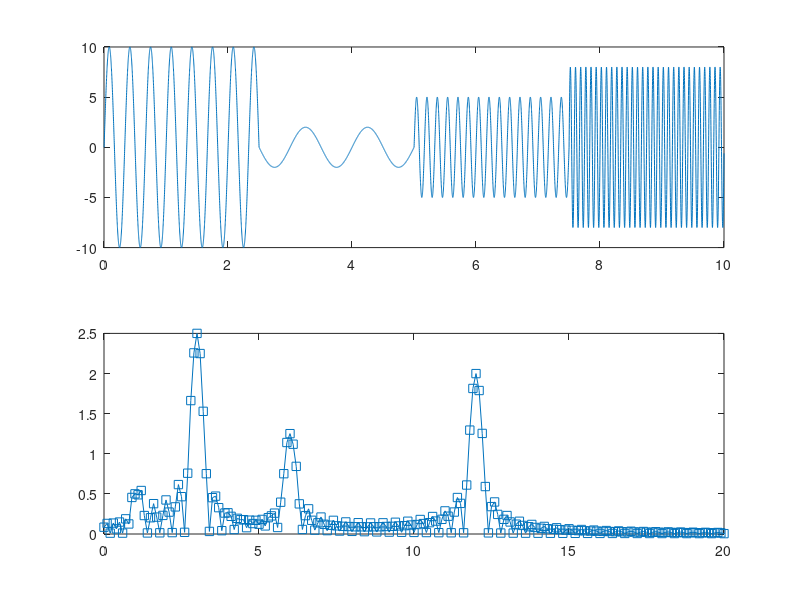
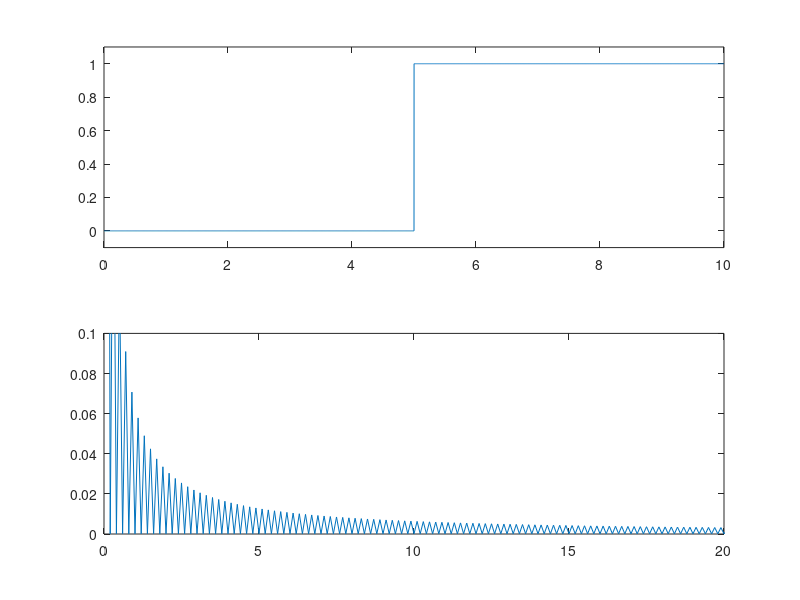

Write MATLAB code to recreate these figures, in order.
% Sharp non-stationarities on power spectra

% sharp transitions
a = [10 2 5 8];
f = [3 1 6 12];

srate = 1000;
t = 0:1/srate:10;
n = length(t);

timechunks = round(linspace(1,n,length(a)+1));

% create the signal
signal=0;
for i =1:length(a)
    signal = cat(2,signal,a(i)*sin(2*pi*f(i)*t(timechunks(i):timechunks(i+1)-1)));
end

% compute its spectrum
signalX = fft(signal)/n;
hz = linspace(0, srate/2, floor(n/2)+1);

figure(10), clf
subplot(211)
plot(t,signal)

subplot(212)
plot(hz,2*abs(signalX(1:length(hz))),'s-')
set(gca, 'xlim', [0 20])

% edges and edge artifacts
x = (linspace(0,1,n)>.5)+0;

% nonstationarity
% x = x + .08*sin(2*pi*6*t);
figure(11), clf
subplot(211)
plot(t,x)
set(gca,'ylim',[-.1 1.1])

subplot(212)
xX = fft(x)/n;
plot(hz,2*abs(xX(1:length(hz))))
set(gca, 'xlim', [0 20], 'ylim', [0 .1])
